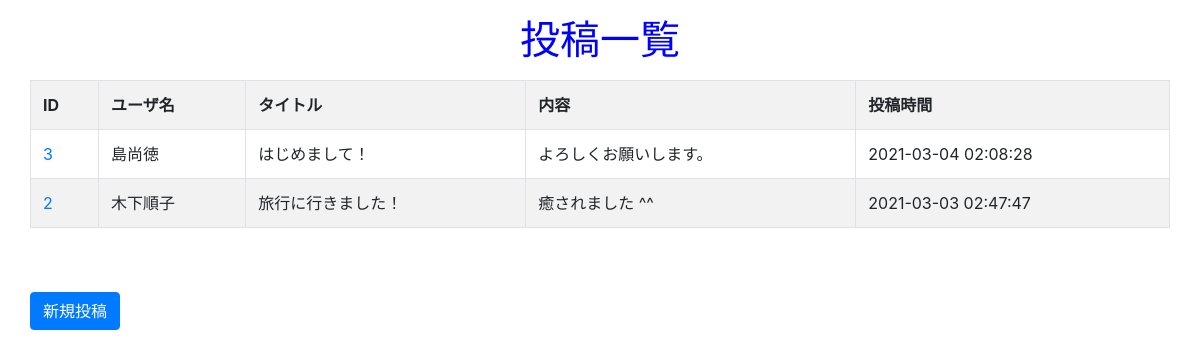
Before: / with the older database file.
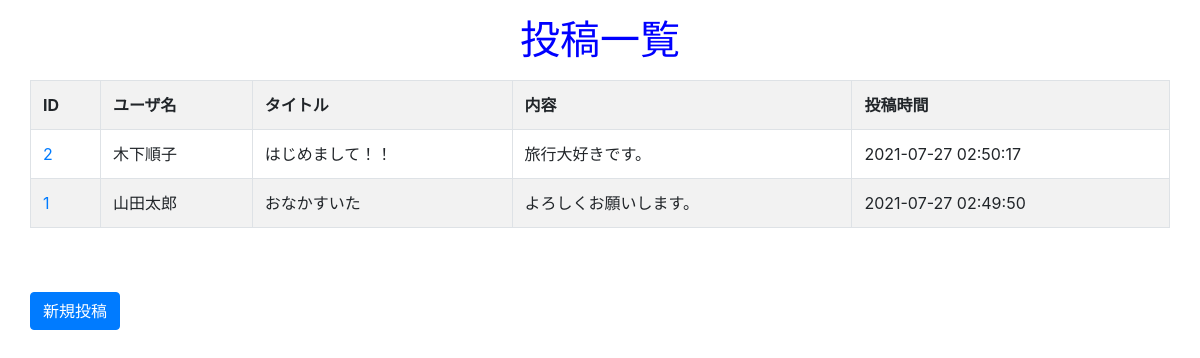
After: the same page with the newer database file.
### tables this page shows
CREATE TABLE `messages` (
  `id` int(11) NOT NULL AUTO_INCREMENT,
  `name` varchar(50) NOT NULL,
  `title` varchar(50) NOT NULL,
  `body` varchar(100) NOT NULL,
  `image` varchar(100) NOT NULL,
  `created_at` timestamp NOT NULL DEFAULT CURRENT_TIMESTAMP ON UPDATE CURRENT_TIMESTAMP,
  PRIMARY KEY (`id`)
);

### index.php (called while the page is built, shortened)
<?php
    require_once 'models/Message.php';
    $messages = Message::all();
    include_once 'views/index_view.php';

### models/Message.php (called while the page is built, shortened)
<?php
    class Message extends Model{
        public static function all(){
            try {
                $pdo = self::get_connection();
                $stmt = $pdo->query('SELECT * FROM messages ORDER BY id DESC');
                $stmt->setFetchMode(PDO::FETCH_CLASS|PDO::FETCH_PROPS_LATE, 'Message');
                $messages = $stmt->fetchAll();
                return $messages;
            } catch (PDOException $e) {
                return 'PDO exception: ' . $e->getMessage();
            }
        }
    }

### views/index_view.php (the view, shortened to what this page needs)
<!DOCTYPE html>
<html lang="ja">
    <head>
        <link rel="stylesheet" href="https://stackpath.bootstrapcdn.com/bootstrap/4.3.1/css/bootstrap.min.css">
        <link rel="stylesheet" href="css/style.css">
    </head>
    <body>
        <div class="container">
            <div class="row mt-3">
                <h1 class=" col-sm-12 text-center">投稿一覧</h1>
            </div>
            <div class="row mt-2">
            <?php if($messages !== null): ?>
            <?php if(count($messages) !== 0): ?>
                <table class="col-sm-12 table table-bordered table-striped">
                    <tr>
                        <th>ID</th>
                        <th>ユーザ名</th>
                        <th>タイトル</th>
                        <th>内容</th>
                        <th>投稿時間</th>
                    </tr>
                <?php foreach($messages as $message): ?>
                    <tr>
                        <td><a href="show.php?id=<?= $message->id ?>"><?= $message->id ?></a></td>
                        <td><?= $message->name ?></td>
                        <td><?= $message->title ?></td>
                        <td><?= $message->body ?></td>
                        <td><?= $message->created_at ?></td>
                    </tr>
                <?php endforeach; ?>
                </table>
            <?php else: ?>
                    <p>データ一件もありません。</p>
            <?php endif; ?>
            </div>
            <?php endif; ?>
            <div class="row mt-5">
                <a href="create.php" class="btn btn-primary">新規投稿</a>
            </div>
        </div>
    </body>
</html>

### css/style.css (style rules this page uses)
h1 { color: blue; }

Changed rows visible on the page:
removed messages: id "3", name "島尚徳", title "はじめまして！", body "よろしくお願いします。", created_at "2021-03-04 02:08:28"
changed messages "木下順子": title "旅行に行きました！" → "はじめまして！！"; body "癒されました ^^" → "旅行大好きです。"; created_at "2021-03-03 02:47:47" → "2021-07-27 02:50:17"
added messages: id "1", name "山田太郎", title "おなかすいた", body "よろしくお願いします。", created_at "2021-07-27 02:49:50"
